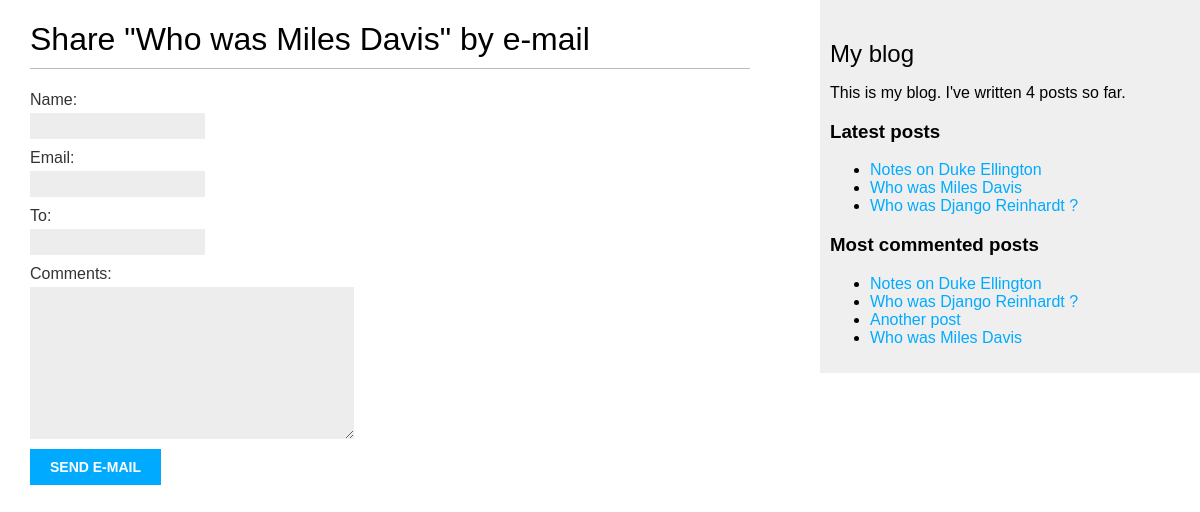
Before: /blog/6/share/ with the older database file.
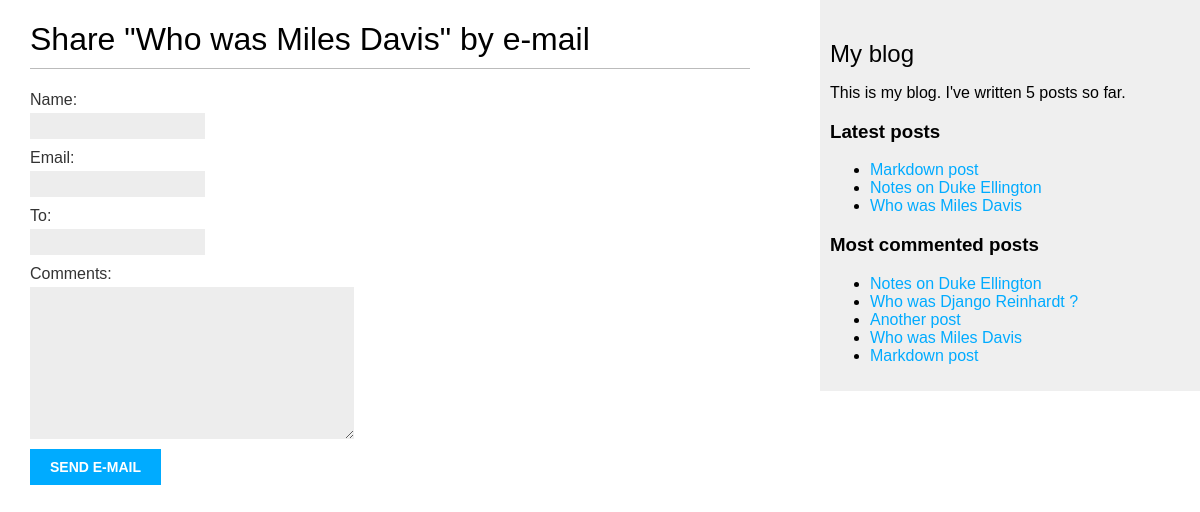
After: the same page with the newer database file.
### blog/models.py (models this page shows, shortened)
class Post(models.Model):
    class Status(models.TextChoices):
        DRAFT = "DF", "Draft"
        PUBLISHED = "PB", "Published"
    title = models.CharField(max_length=250)
    slug = models.SlugField(
        max_length=250, unique_for_date="publish"
    )  # unique_for_date doesn't check the time
    author = models.ForeignKey(
        User,
        on_delete=models.CASCADE,
        related_name="blog_posts",  # allow to use: user.blog_posts
    )
    body = models.TextField()
    publish = models.DateTimeField(default=timezone.now)
    created = models.DateTimeField(auto_now_add=True)
    updated = models.DateTimeField(auto_now=True)
    status = models.CharField(
        max_length=2,
        choices=Status,
        default=Status.DRAFT,
    )
    objects = models.Manager()
    published = PublishedManager()  # Our custom manager.
    tags = TaggableManager()
    class Meta:
        ordering = ["-publish"]
        indexes = [
            models.Index(fields=["-publish"]),
        ]
    def get_absolute_url(self):
        return reverse(
            "blog:post_detail",
            args=[self.publish.year, self.publish.month, self.publish.day, self.slug],
        )

### blog/views.py (the view)
# urls.py: path("<int:post_id>/share/", views.post_share, name="post_share"),
def post_share(request, post_id):
    post = get_object_or_404(Post, id=post_id, status=Post.Status.PUBLISHED)
    sent = False
    if request.method == "POST":
        form = EmailPostForm(request.POST)
        if form.is_valid():
            cd = form.cleaned_data
            post_url = request.build_absolute_uri(post.get_absolute_url())
            subject = f"{cd['name']} ({cd['email']}) recommends you read {post.title}"
            message = f"Read {post.title} at {post_url}\n\n{cd['name']}'s comments: {cd['comments']}"
            send_mail(
                subject=subject,
                message=message,
                from_email=None,  # Use the DEFAULT_FROM_EMAIL setting
                recipient_list=[cd["to"]],
            )
            sent = True
    else:
        form = EmailPostForm()
    return render(
        request, "blog/post/share.html", {"post": post, "form": form, "sent": sent}
    )

### blog/forms.py
class EmailPostForm(forms.Form):
    name = forms.CharField(max_length=25)
    email = forms.EmailField()
    to = forms.EmailField()
    comments = forms.CharField(required=False, widget=forms.Textarea)

### blog/models.py (called while the page is built)
    def get_queryset(self):
        return super().get_queryset().filter(status=Post.Status.PUBLISHED)

### blog/templatetags/blog_tags.py (called while the page is built)
@register.simple_tag  # (name="my_tag") to use the function with a different name inside templates
def total_posts():
    return Post.published.count()

@register.inclusion_tag("blog/post/latest_posts.html")
def show_latest_posts(count=5):
    latest_posts = Post.published.order_by("-publish")[:count]
    return {"latest_posts": latest_posts}

@register.simple_tag
def get_most_commented_posts(count=5):
    return Post.published.annotate(total_comments=Count("comments")).order_by(
        "-total_comments"
    )[:count]

### blog/templates/blog/post/share.html (shortened to what this page needs)
{% extends "blog/base.html" %}
{% block content %}
    {% if sent %}
        <h1>E-mail successfully sent</h1>
        <p>
            "{{ post.title }}" was successfully sent to {{ form.cleaned_data.to }}.
        </p>
    {% else %}
        <h1>Share "{{ post.title }}" by e-mail</h1>
        <form method="post">
            {{ form.as_p }}
            <input type="submit" value="Send e-mail">
        </form>
    {% endif %}
{% endblock %}

### blog/templates/blog/base.html (shortened to what this page needs)
{% load blog_tags %}
{% load static %}
<!DOCTYPE html>
<html lang="en">
<head>
    <link href="{% static "css/blog.css" %}" rel="stylesheet">
</head>
<body>
<div id="content">
    {% block content %}
    {% endblock %}
</div>
<div id="sidebar">
    <h2>My blog</h2>
    <p>
        This is my blog.
        I've written {% total_posts %} posts so far.
    </p>
    <h3>Latest posts</h3>
    {% show_latest_posts 3 %}
    <h3>Most commented posts</h3>
    {% get_most_commented_posts as most_commented_posts %}
    <ul>
        {% for post in most_commented_posts %}
            <li>
                <a href="{{ post.get_absolute_url }}">{{ post.title }}</a>
            </li>
        {% endfor %}
    </ul>
</div>
</body>
</html>

### blog/templates/blog/post/latest_posts.html
<ul>
    {% for post in latest_posts %}
    	<li>
            <a href="{{ post.get_absolute_url }}">{{ post.title }}</a>
        </li>
    {% endfor %}
</ul>

Changed rows visible on the page:
no longer on one of the page's lists (row unchanged): Post: title "Who was Django Reinhardt ?"
added Post: title "Markdown post"
Other visible differences:
text no longer shown: "4"
text now shown: "5"
